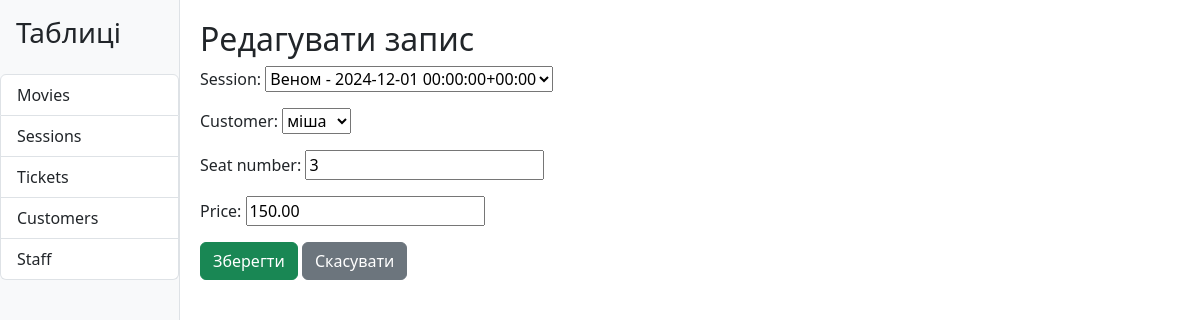
/cinema/tickets/edit/1/, run on the app's committed database.
### cinema/models.py (models this page shows, shortened)
class Ticket(models.Model):
    session = models.ForeignKey(Session, on_delete=models.CASCADE, related_name='tickets')
    customer = models.ForeignKey(Customer, on_delete=models.CASCADE, related_name='tickets')
    seat_number = models.CharField(max_length=10)
    price = models.DecimalField(max_digits=5, decimal_places=2)

### cinema/views.py (the view)
# urls.py: path('cinema/<str:table_name>/edit/<int:pk>/', views.edit_record, name='edit_record'),
def edit_record(request, table_name, pk):
    model = TABLES.get(table_name)
    if not model:
        return render(request, '404.html', status=404)
    record = get_object_or_404(model, pk=pk)
    Form = modelform_factory(model, exclude=[])
    if request.method == 'POST':
        form = Form(request.POST, instance=record)
        if form.is_valid():
            form.save()
            return redirect('view_table', table_name=table_name)
    else:
        form = Form(instance=record)
    return render(request, 'cinema/form.html', {'form': form, 'table_name': table_name, 'action': 'Редагувати запис'})

### cinema/models.py (called while the page is built)
    def __str__(self):
        return f"{self.movie.title} - {self.start_time}"

    def __str__(self):
        return self.name

### cinema/templates/cinema/form.html (shortened to what this page needs)
{% extends "cinema/dashboard.html" %}
{% block content %}
<h2>{{ action }}</h2>
<form method="post">
    {{ form.as_p }}
    <button type="submit" class="btn btn-success">Зберегти</button>
    <a href="{% url 'view_table' table_name %}" class="btn btn-secondary">Скасувати</a>
</form>
{% endblock %}

### data on the page
Ticket: session "Веном - 2024-12-01 00:00:00+00:00", customer "міша", seat_number "3", price "150.00"

### other printed values
{{ action }} "Редагувати запис"
